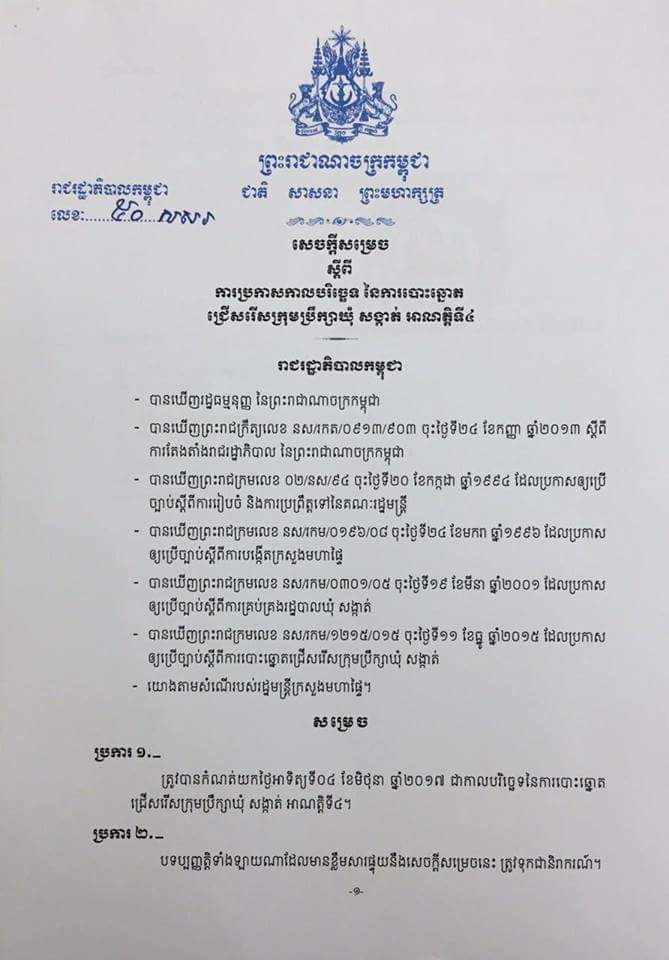
#> input picture test_images/ceroc.jpg, 669 x 960 px
$ python -i refine.py   (imports and definitions only)
#> lines starting #> are read from the running program, lines starting #| are printed output that depends on the picture; after the words box and inside, x2 and y2 are one past the last pixel; in counts of white or black regions, pixels touching at a corner belong together
"""Post-detection box refinement utilities.

These helpers run *after* a detector (e.g. YOLO) has produced bounding boxes.
They look at the actual ink in the image to fix boxes that under-shoot the
text line, without changing the detector's interface.

Only ``cv2`` + ``numpy`` are used so this stays cheap and dependency-light.
"""

from typing import List, Tuple

import cv2
import numpy as np

Box = Tuple[int, int, int, int]  # (x1, y1, x2, y2)


def _binarize_ink(img_bgr: np.ndarray) -> np.ndarray:
    """Return a binary image where ink (text) is 255 and background is 0.

    Uses Otsu thresholding and auto-flips for inverted scans (light text on a
    dark page) by checking the foreground ratio.
    """
    gray = cv2.cvtColor(img_bgr, cv2.COLOR_BGR2GRAY)
    _, binary = cv2.threshold(gray, 0, 255, cv2.THRESH_BINARY_INV + cv2.THRESH_OTSU)
    # If more than half the image is "ink", Otsu picked the wrong polarity.
    if np.count_nonzero(binary) > 0.5 * binary.size:
        binary = cv2.bitwise_not(binary)
    return binary


# [131 lines left out: functions _iou, _dedupe, expand_boxes_horizontally, not called in this run]

>>> import cv2
>>> picture = cv2.imread('../../test_images/ceroc.jpg')
#> picture is the input picture: shape (960, 669, 3); mean B, G, R 195.9, 191.7, 192.4
>>> result = _binarize_ink(picture)
#> in _binarize_ink, `_, binary = cv2.threshold(gray, 0, 255, cv2.THRESH_BINARY_INV + cv2.TH..`:
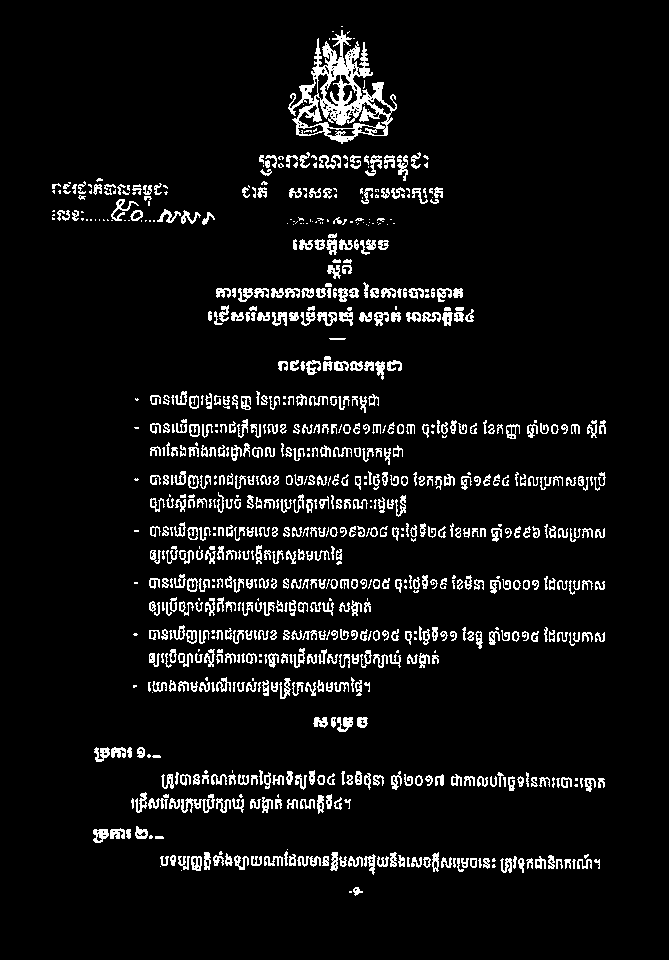
#> binary: shape (960, 669); 6.6% white in thin lines or dots, all inside (x1, y1, x2, y2) = (52, 26, 606, 896)
